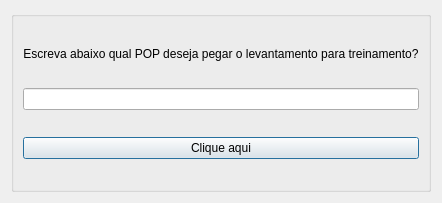
<?xml version="1.0" encoding="UTF-8"?>
<ui version="4.0">
 <class>ControleTreinamento</class>
 <widget class="QDialog" name="ControleTreinamento">
  <property name="geometry">
   <rect>
    <x>0</x>
    <y>0</y>
    <width>422</width>
    <height>203</height>
   </rect>
  </property>
  <property name="windowTitle">
   <string>Relatorio de Controle de Treinamento</string>
  </property>
  <layout class="QGridLayout" name="gridLayout_2">
   <item row="0" column="0">
    <widget class="QGroupBox" name="">
     <layout class="QGridLayout" name="gridLayout">
      <item row="0" column="0">
       <widget class="QLabel" name="label">
        <property name="sizePolicy">
         <sizepolicy hsizetype="Preferred" vsizetype="Fixed">
          <horstretch>0</horstretch>
          <verstretch>0</verstretch>
         </sizepolicy>
        </property>
        <property name="text">
         <string>Escreva abaixo qual POP deseja pegar o levantamento para treinamento?</string>
        </property>
        <property name="alignment">
         <set>Qt::AlignCenter</set>
        </property>
       </widget>
      </item>
      <item row="2" column="0">
       <widget class="QPushButton" name="btn_cliqueAqui">
        <property name="text">
         <string>Clique aqui</string>
        </property>
       </widget>
      </item>
      <item row="1" column="0">
       <widget class="QLineEdit" name="ln_pop"/>
      </item>
     </layout>
    </widget>
   </item>
  </layout>
 </widget>
 <resources/>
 <connections/>
</ui>
